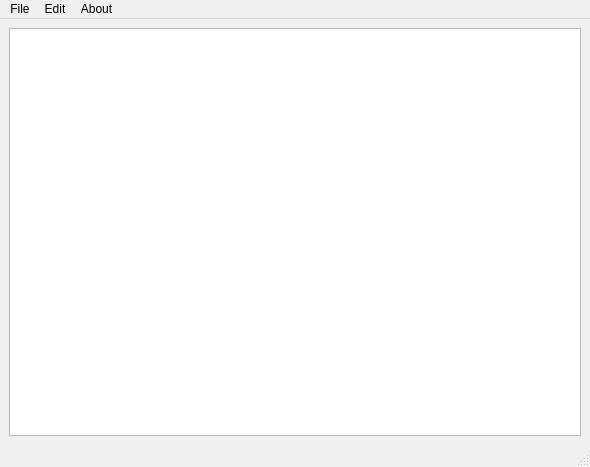
<?xml version="1.0" encoding="UTF-8"?>
<ui version="4.0">
 <class>Notepad</class>
 <widget class="QMainWindow" name="Notepad">
  <property name="geometry">
   <rect>
    <x>0</x>
    <y>0</y>
    <width>590</width>
    <height>467</height>
   </rect>
  </property>
  <property name="windowTitle">
   <string>Notepad</string>
  </property>
  <widget class="QWidget" name="centralwidget">
   <layout class="QVBoxLayout" name="verticalLayout">
    <item>
     <widget class="QTextEdit" name="textEdit"/>
    </item>
   </layout>
  </widget>
  <widget class="QMenuBar" name="menubar">
   <property name="geometry">
    <rect>
     <x>0</x>
     <y>0</y>
     <width>590</width>
     <height>21</height>
    </rect>
   </property>
   <widget class="QMenu" name="menuFile">
    <property name="title">
     <string>File</string>
    </property>
    <addaction name="actionNew"/>
    <addaction name="actionOpen"/>
    <addaction name="actionSave"/>
    <addaction name="actionSave_as"/>
    <addaction name="separator"/>
    <addaction name="actionPrint"/>
    <addaction name="actionExit"/>
   </widget>
   <widget class="QMenu" name="menuEdit">
    <property name="title">
     <string>Edit</string>
    </property>
    <addaction name="actionFont"/>
   </widget>
   <widget class="QMenu" name="menuAbout">
    <property name="title">
     <string>About</string>
    </property>
   </widget>
   <addaction name="menuFile"/>
   <addaction name="menuEdit"/>
   <addaction name="menuAbout"/>
  </widget>
  <widget class="QStatusBar" name="statusbar"/>
  <action name="actionNew">
   <property name="icon">
    <iconset resource="Notepad.qrc">
     <normaloff>:/images/open.png</normaloff>:/images/open.png</iconset>
   </property>
   <property name="text">
    <string>New</string>
   </property>
  </action>
  <action name="actionOpen">
   <property name="text">
    <string>Open</string>
   </property>
  </action>
  <action name="actionSave">
   <property name="text">
    <string>Save</string>
   </property>
  </action>
  <action name="actionSave_as">
   <property name="text">
    <string>Save_as</string>
   </property>
  </action>
  <action name="actionExit">
   <property name="text">
    <string>Exit</string>
   </property>
  </action>
  <action name="actionPrint">
   <property name="text">
    <string>Print</string>
   </property>
  </action>
  <action name="actionFont">
   <property name="text">
    <string>Font</string>
   </property>
  </action>
 </widget>
 <resources>
  <include location="Notepad.qrc"/>
 </resources>
 <connections/>
</ui>
